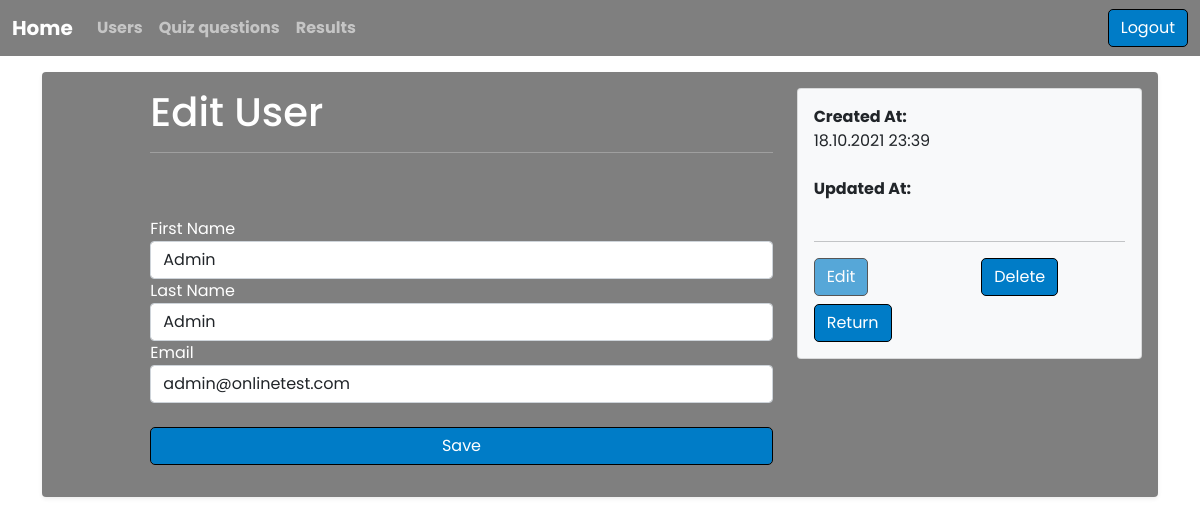
/admin/users/edit.php?id=1 (signed in), run on the app's committed database.
### tables this page shows
CREATE TABLE `users` (
  `id` int(11) NOT NULL,
  `first_name` varchar(255) NOT NULL,
  `last_name` varchar(255) NOT NULL,
  `email` varchar(60) NOT NULL,
  `password` varchar(60) NOT NULL,
  `is_admin` tinyint(1) NOT NULL DEFAULT 0,
  `score` int(11) DEFAULT NULL,
  `time` int(11) DEFAULT NULL,
  `created_at` timestamp NOT NULL DEFAULT current_timestamp(),
  `updated_at` timestamp NULL DEFAULT NULL
);

### admin/users/edit.php (called while the page is built, shortened)
<?php
include_once '../../init.php';
$id = $_GET['id'];
$user = User::find_by_id($id);
$validated_user = ($user_controller->validate_update_user());
include(INCLUDES_PATH . '/header.php');
include(INCLUDES_PATH . '/navbar.php');
include 'views/edit.view.php';
include(INCLUDES_PATH . '/footer.php');

### classes/QueryBuilder.php (called while the page is built, shortened)
<?php
class QueryBuilder {
    static protected PDO $db;
    protected static string $table_name = "";
    public static function set_db_session($db, $session)
    {
        self::$db = $db;
    }
    public static function find_by_id($id)
    {
        $sql = "SELECT * FROM ".static::$table_name." WHERE id = ?";
        $query = self::$db->prepare($sql);
        $query->execute([$id]);
        return $query->fetch(PDO::FETCH_OBJ);
    }
}

### admin/users/views/edit.view.php (the view, shortened to what this page needs)
<main class="container">
    <div class="my-3 p-3 transparent rounded shadow-sm">
        <div class="row">
            <div class="col-md-7 offset-1">
                <h1>Edit User</h1>
                <hr>
                <form method='post' action="" enctype="multipart/form-data">
                    <br><br>
                    <div class="form-group">
                        <label for="first_name">First Name</label>
                        <input name="first_name" id="first_name" class="form-control <?php echo (!empty($validated_user->first_name_error)) ? 'is-invalid' : '' ?>"
                               value="<?php echo $user->first_name; ?>">
                    </div>
                    <div class="form-group">
                        <label for="last_name">Last Name</label>
                        <input name="last_name" id="last_name" class="form-control <?php echo (!empty($validated_user->last_name_error)) ? 'is-invalid' : '' ?>"
                               value="<?php echo $user->last_name; ?>">
                    </div>
                    <div class="form-group">
                        <label for="email">Email</label>
                        <input name="email" id="email" class="form-control <?php echo (!empty($validated_user->email_error)) ? 'is-invalid' : '' ?>"
                               value="<?php echo $user->email; ?>">
                    </div>
                    <br>
                    <button id="submitLogin" class="btn btn-outline-secondary form-control mb-3" type="submit">Save</button>
                </form>
    </div>
            <div class="col-md-4 text-dark">
                <div class="card card-body bg-light">
                    <dl class="dl-horizontal">
                        <dt>Created At:</dt>
                        <dd><?php display_time($user->created_at);  ?></dd>
                    </dl>
                    <dl class="dl-horizontal">
                        <dt>Updated At:</dt>
                    </dl>
                    <hr>
                    <div class="row">
                        <div class="col-sm-6 mb-2">
                            <a href="" class="btn btn-block disabled">Edit</a>
                        </div>
                        <div class="col-sm-6">
                            <form method="POST" action="">
                                <div id="operations">
                                    <input type="submit" name="commit" class="btn btn-block" value="Delete" />
                                </div>
                            </form>
                        </div>
                        <div class="col-sm-12">
                            <a class="btn btn-block btn-h1-spacing" role="button"  href="<?php echo URLROOT ?>/admin/users/index.php">Return</a>
                        </div>
                    </div>
                </div>
            </div>
        </div>
    </div>

### helpers.php (shortened to what this page needs)
<?php
function display_time($time) {
    if($time) {
        echo date('d.m.Y H:i', strtotime($time));
    } else {
        return false;
    }
}

### css/main.css (style rules this page uses)
:root { --fontFamily: 'Poppins', sans-serif; --fontLogo: 'Josefin Sans', sans-serif; --secondaryColor: #9dadbc; --ShadowLightBlue: rgba(238, 251, 251, 0.8); --DarkBlue: #12232E; --LightestBlue: #4DA8DA; --ShadowDarkBlue: #203647; --LighterBlue: #007CC7; --btnDisabled: #dadbc; --yellowGreen: #b3b679; --black: #000000; --white: #ffffff; --fontSize: 16px; --transition: .3s ease; --text: #444444; }
* { margin: 0; padding: 0; box-sizing: border-box; }
body { font-family: var(--fontFamily); font-size: var(--fontSize); background-image: url(../img/bg.jpg); background-size: cover; background-position: center top; color: var(--white); }
a { text-decoration: none; font-weight: bold; color: white; }
.transparent { background: rgba(0, 0, 0, 0.5); }
.btn { background-color: var(--LighterBlue); border: 1px solid var(--black); border-radius: 5px; color: white!important; }

### data on the page
users: first_name "Admin", last_name "Admin", email "admin@onlinetest.com", created_at "18.10.2021 23:39"
